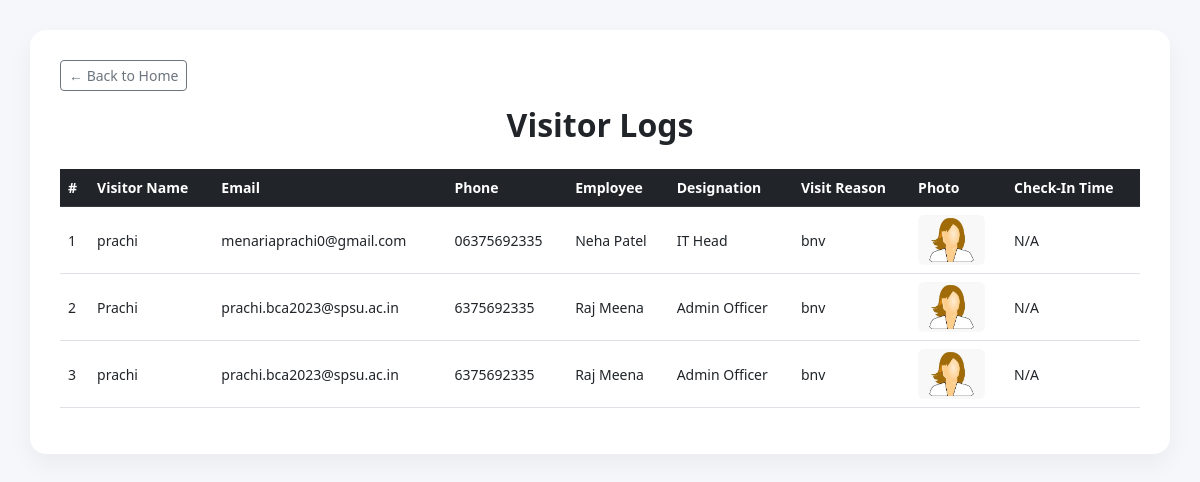
The page /admin on the database its author committed.
### tables this page shows
CREATE TABLE visitors (
    id INTEGER PRIMARY KEY AUTOINCREMENT,
    name TEXT NOT NULL,
    email TEXT,
    phone TEXT,
    employee_id INTEGER,
    visit_reason TEXT,
    photo TEXT,
    timestamp DATETIME DEFAULT CURRENT_TIMESTAMP
);

CREATE TABLE "employees" (
	"id"	INTEGER,
	"name"	TEXT NOT NULL,
	"designation"	TEXT NOT NULL,
	"email"	TEXT,
	PRIMARY KEY("id")
);

### app.py (the view)
@app.route('/admin')
def admin():
    conn = sqlite3.connect('database/visitors.db')
    conn.row_factory = sqlite3.Row
    c = conn.cursor()
    c.execute("""
        SELECT v.*, e.name AS employee_name, e.designation
        FROM visitors v
        LEFT JOIN employees e ON v.employee_id = e.id
    """)
    visitors = c.fetchall()
    conn.close()
    return render_template('admin.html', visitors=visitors)

### templates/admin.html (shortened to what this page needs)
<!DOCTYPE html>
<html lang="en">
<head>
  <link href="https://cdn.jsdelivr.net/npm/bootstrap@5.3.0/dist/css/bootstrap.min.css" rel="stylesheet">
</head>
<body>
<div class="table-container">
  <a href="/" class="back-link btn btn-sm btn-outline-secondary">← Back to Home</a>
  <h2>Visitor Logs</h2>
  <div class="table-responsive">
    <table class="table table-hover align-middle">
      <thead class="table-dark">
        <tr>
          <th>#</th>
          <th>Visitor Name</th>
          <th>Email</th>
          <th>Phone</th>
          <th>Employee</th>
          <th>Designation</th>
          <th>Visit Reason</th>
          <th>Photo</th>
          <th>Check-In Time</th>
        </tr>
      </thead>
      <tbody>
        {% for visitor in visitors %}
          <tr>
            <td>{{ loop.index }}</td>
            <td>{{ visitor.name }}</td>
            <td>{{ visitor.email }}</td>
            <td>{{ visitor.phone }}</td>
            <td>{{ visitor.employee_name }}</td>
            <td>{{ visitor.designation }}</td>
            <td>{{ visitor.visit_reason }}</td>
            <td>
              {% if visitor.photo %}
                <img src="{{ url_for('static', filename=visitor.photo) }}" class="photo-thumbnail" alt="Visitor Photo">
              {% else %}
                N/A
              {% endif %}
            </td>
            <td>{{ visitor.checkin_time if visitor.checkin_time else 'N/A' }}</td>
          </tr>
        {% endfor %}
      </tbody>
    </table>
  </div>
</div>
</body>
</html>

### templates/admin.html (style rules this page uses)
body { background: #f5f7fa; font-family: 'Segoe UI', sans-serif; padding: 30px; }
.table-container { background: #ffffff; padding: 30px; border-radius: 16px; box-shadow: 0 10px 25px rgba(0, 0, 0, 0.05); }
h2 { font-weight: 600; margin-bottom: 25px; text-align: center; }
table { font-size: 14px; }
.photo-thumbnail { height: 50px; border-radius: 6px; }
.back-link { display: inline-block; margin-bottom: 15px; }

### rows shown on the page
visitors: name "prachi", email "menariaprachi0@gmail.com", phone "06375692335", employee_name "Neha Patel", designation "IT Head", visit_reason "bnv", photo (picture), checkin_time "N/A"
visitors: name "Prachi", email "prachi.bca2023@spsu.ac.in", phone "6375692335", employee_name "Raj Meena", designation "Admin Officer", visit_reason "bnv", photo (picture), checkin_time "N/A"
visitors: name "prachi", email "prachi.bca2023@spsu.ac.in", phone "6375692335", employee_name "Raj Meena", designation "Admin Officer", visit_reason "bnv", photo (picture), checkin_time "N/A"
